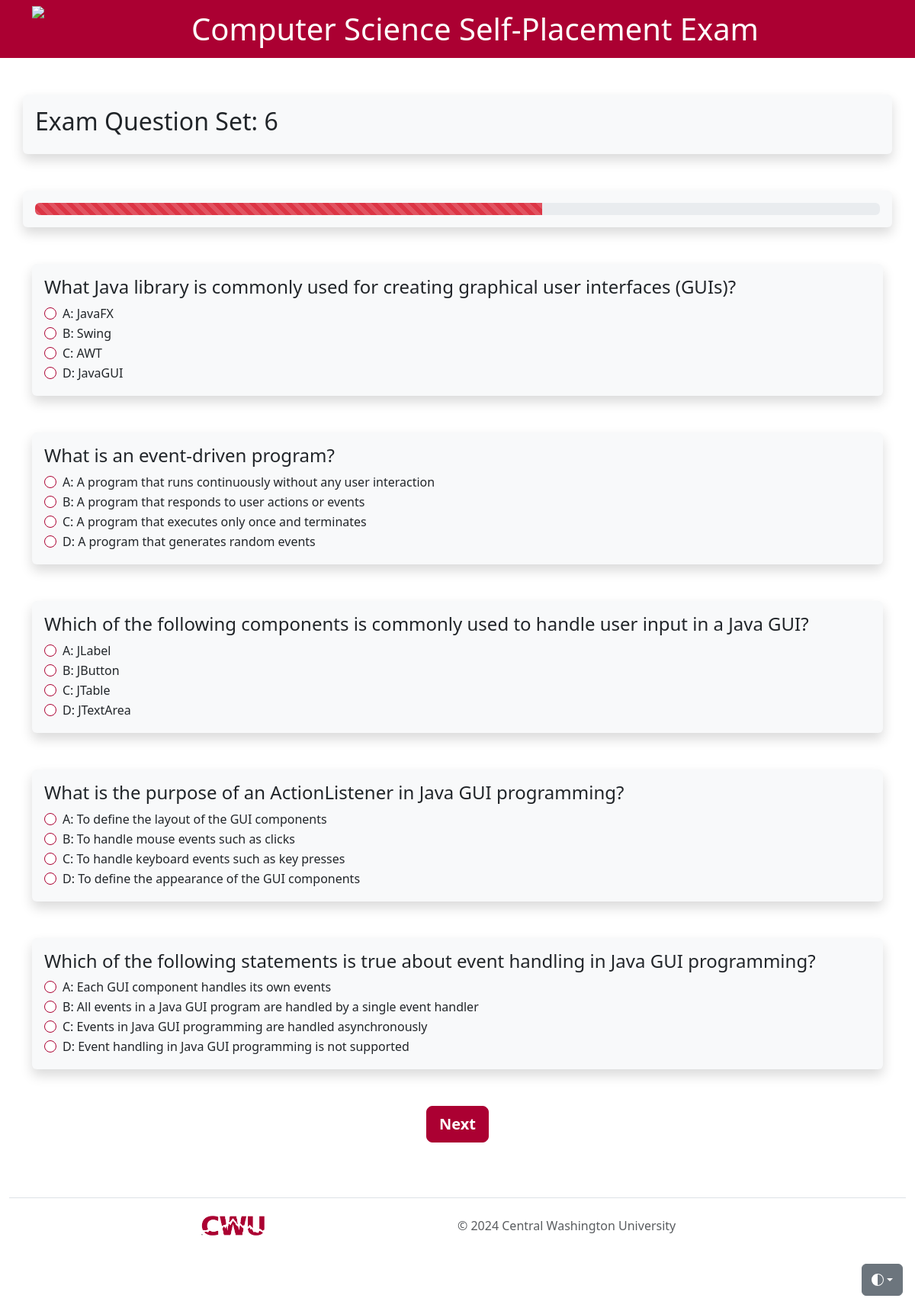
/QuizCore/CS111Q3.php, run on the app's committed database.
### tables this page shows
CREATE TABLE IF NOT EXISTS questions(
    question_id INT AUTO_INCREMENT,
    difficulty INT NOT NULL,
    question_body VARCHAR(500) NOT NULL,
    answer_1 VARCHAR(200) NOT NULL,
    answer_2 VARCHAR(200) NOT NULL,
    answer_3 VARCHAR(200) NOT NULL,
    answer_4 VARCHAR(200) NOT NULL,
    question_answer VARCHAR(200) NOT NULL,
    PRIMARY KEY(question_id)
);

### QuizCore/CS111Q3.php (the view, shortened to what this page needs)
<?php
$conn = mysqli_connect($_SESSION['servername'], $_SESSION['username'], $_SESSION['password'], $_SESSION['dbname']);
$select = "SELECT * FROM questions WHERE difficulty = '6'";
$result = $conn->query($select);
require_once 'testheader.php';
require_once 'functions.php';
?>
<div class="container shadow p-3 my-5 bg-body-tertiary rounded">
	<h2>Exam Question Set: 6</h2>
</div>
<?php echo generateProgressBar(60); ?>
<div class="container">
	<form id="Q1" method="post" action="#">
		<?php
		if ($result->num_rows > 0) {
			while ($row = $result->fetch_assoc()) {
				echo '<div class="container shadow p-3 my-5 bg-body-tertiary rounded">';
				echo '<h4>' . $row["question_body"] . '</h4>';
				echo '<div class="form-check">';
				echo '<input class="form-check-input" type="radio" id="'  . $row["question_id"] . '-A" name="' . $row["question_id"] . '" value="' . $row["answer_1"] . '" required>';
				echo '<label class="form-check-label" for="'  . $row["question_id"] . '-A">A: ' . $row["answer_1"] . '</label><br>';
				echo '</div>';
				echo '<div class="form-check">';
				echo '<input class="form-check-input" type="radio" id="'  . $row["question_id"] . '-B" name="' . $row["question_id"] . '" value="' . $row["answer_2"] . '" required>';
				echo '<label class="form-check-label" for="'  . $row["question_id"] . '-B">B: ' . $row["answer_2"] . '</label><br>';
				echo '</div>';
				echo '<div class="form-check">';
				echo '<input class="form-check-input" type="radio" id="'  . $row["question_id"] . '-C" name="' . $row["question_id"] . '" value="' . $row["answer_3"] . '" required>';
				echo '<label class="form-check-label" for="'  . $row["question_id"] . '-C">C: ' . $row["answer_3"] . '</label><br>';
				echo '</div>';
				echo '<div class="form-check">';
				echo '<input class="form-check-input" type="radio" id="'  . $row["question_id"] . '-D" name="' . $row["question_id"] . '" value="' . $row["answer_4"] . '" required>';
				echo '<label class="form-check-label" for="'  . $row["question_id"] . '-D">D: ' . $row["answer_4"] . '</label><br>';
				echo '</div>';
				echo '</div>';
			}
		}
		?>
		<div class="container d-grid gap-2 d-md-grid justify-content-md-center">
			<input type="submit" value="Next" class="btn btn-lg btn-bd-red">
		</div>
	</form>
</div>
<?php
require_once 'testfooter.php';
?>

### QuizCore/testheader.php (style rules this page uses)
html, body { height: 100%; }
.form-check-input { border: var(--bs-border-width) solid #ab0032; }
.btn-bd-red { --bd-violet-bg: #ab0032; --bd-violet-rgb: 112.520718, 44.062154, 249.437846; --bs-btn-font-weight: 600; --bs-btn-color: var(--bs-white); --bs-btn-bg: var(--bd-violet-bg); --bs-btn-border-color: var(--bd-violet-bg); --bs-btn-hover-color: var(--bs-white); --bs-btn-hover-bg: #ab0033d1; --bs-btn-hover-border-color: #b0033d1; --bs-btn-focus-shadow-rgb: var(--bd-violet-rgb); --bs-btn-active-color: var(--bs-btn-hover-color); --bs-btn-active-bg: #ab0033c0; --bs-btn-active-border-color: #ab0033c0; }

### data on the page
questions: question_body "What Java library is commonly used for creating graphical user interfaces (GUIs)?", answer_1 "JavaFX", answer_2 "Swing", answer_3 "AWT", answer_4 "JavaGUI"
questions: question_body "What is an event-driven program?", answer_1 "A program that runs continuously without any user interaction", answer_2 "A program that responds to user actions or events", answer_3 "A program that executes only once and terminates", answer_4 "A program that generates random events"
questions: question_body "Which of the following components is commonly used to handle user input in a Java GUI?", answer_1 "JLabel", answer_2 "JButton", answer_3 "JTable", answer_4 "JTextArea"
questions: question_body "What is the purpose of an ActionListener in Java GUI programming?", answer_1 "To define the layout of the GUI components", answer_2 "To handle mouse events such as clicks", answer_3 "To handle keyboard events such as key presses", answer_4 "To define the appearance of the GUI components"
questions: question_body "Which of the following statements is true about event handling in Java GUI programming?", answer_1 "Each GUI component handles its own events", answer_2 "All events in a Java GUI program are handled by a single event handler", answer_3 "Events in Java GUI programming are handled asynchronously", answer_4 "Event handling in Java GUI programming is not supported"
